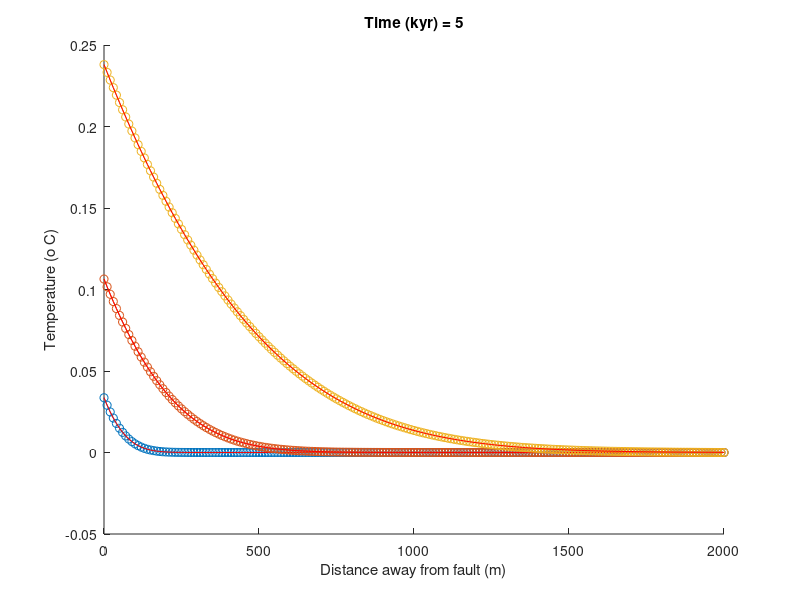

Source code (MATLAB):
%---------------------------------------------
% Program diffn1d.m
% 1-D FEM solution of diffusion equation
% and comparison with analytical solution
%---------------------------------------------
clear % clear memory from current workspace
seconds_per_yr = 60*60*24*365; % number of seconds in 1 year
% physical parameters
lx= 2000 ;
% length of spatial domain
Cp= 1e3 ;
% rock heat capacity J/kg/K
rho= 2700 ;
% rock density
K= 3.3 ;
% bulk thermal conductivity W/m/K
kappa = K/(Cp*rho); % thermal diffusivity
tau= 10e6 ;
% shear stress resolved on fault (Pa)
udot = 10e-3/seconds_per_yr ;
% fault slip rate (m/s)
dTdx = (1/2)*tau*udot/(rho*Cp*kappa) ; % T gradient at fault

% numerical parameters
dt= seconds_per_yr ;
theta= 1
ntime= 5000 ;
nels= 200 ;
nod= 2 ;
nn= nels+1
dx= lx/nels ;
g_coord = [0:dx:lx] ;
% explicit time stepping options
lumped_explicit = 'N';
if theta==0 % if fully explicit
lumped_explicit = input('Would you like to lump the mass matrix? Y/N [N]:','s');
if isempty(lumped_explicit)
lumped_explicit = 'N';
end
end


%
bcdof = [ nn ] ; % boundary nodes
bcval = [ 0 ]
; % boundary values
% define connectivity and equation numbering
g_num= zeros(nod,nels) ;
g_num(1,:) = [1:nn-1] ;
g_num(2,:) = [2:nn]
;
% initialise matrices and vectors
b= zeros(nn,1);
% system rhs vector
lhs= sparse(nn,nn);
% system lhs matrix
rhs= sparse(nn,nn);
% system rhs matrix
displ = zeros(nn,1);
% initial temperature (o C)
lumped_diag = zeros(nn,1) ;
% storage for lumped diagonal
%---------------------------------------------
% matrix assembly
%---------------------------------------------
for iel=1:nels % loop over all elements
num = g_num(:,iel) ;
% retrieve equation number
dx = abs(diff(g_coord(num))) ; % length of element
MM = dx*[1/3 1/6 ; 1/6 1/3 ] ;% mass matrix
KM = [kappa/dx -kappa/dx ; -kappa/dx kappa/dx ];% diffn matrix
if lumped_explicit=='N'
lhs(num,num) = lhs(num,num) + MM/dt + theta*KM ; % assemble lhs
rhs(num,num) = rhs(num,num) + MM/dt - (1-theta)*KM ; % assemble rhs
else
lumped_diag(num) = lumped_diag(num) + sum(MM)'/dt ; % lumped diagonal
rhs(num,num) = rhs(num,num) + diag(sum(MM))/dt - (1-theta)*KM ; % assemble rhs
end
end
% end of element loop
%---------------------------------------------
% time loop
t = 0 ; % time
k = 1 ; % counter
ii = [100 1000 5000]; % array used for plotting
for n=1:ntime
  n
  t = t + dt ;
  b = rhs*displ ;
  lhs(bcdof,:) = 0 ;
  tmp = spdiags(lhs,0) ;
  tmp(bcdof)=1 ;
  lhs=spdiags(tmp,0,lhs);
  b(bcdof) = bcval ; %
  b(1) = b(1) + dTdx*kappa ; % add heat flux at left boundary
  if lumped_explicit=='N'
    displ = lhs \ b ; % solve system of equations
  else
    displ = b./lumped_diag ; % fully explicit, diagonalised solution
  end

  x = g_coord ;
  term1 = abs(x).*sqrt(pi).*erf((1/2)*abs(x)./(sqrt(kappa./t).*t));
  term2 = 2*t.*exp(-(1/4)*abs(x).^2./(kappa*t)).*sqrt(kappa./t);
  term3 = abs(x)*sqrt(pi) ;
  term4 = (tau*udot)/(2*kappa*sqrt(pi)*rho*Cp);
  Texact = term4*(term1+term2-term3);

  if mod(n,ii(k))==0
    k = k+1;
    hold on
    figure(1)
    plot(g_coord,displ,'o-',g_coord,Texact,'r')
    title(['Time (kyr) = ', num2str(t/seconds_per_yr/1e3)])
    xlabel('Distance away from fault (m)')
    ylabel('Temperature (o C)')
    drawnow
    t/seconds_per_yr
    pause
  end
  hold off
end % end of time loop  
